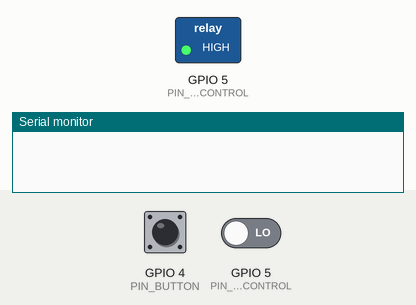
Simulated run of this program. Board: ESP32-S3. Shown: switched loads named in the program (green lamp = pin HIGH), the last lines printed to the serial monitor. The inputs (shaded band) are chosen by the test bench; at power-on: GPIO 4 (PIN_BUTTON) LOW, GPIO 5 (PIN_RELAY_CONTROL) LOW.

Above: at 1.2 s.
1.3 s: GPIO 4 (PIN_BUTTON) pulled HIGH for 3.2 s
At 5.6 s:
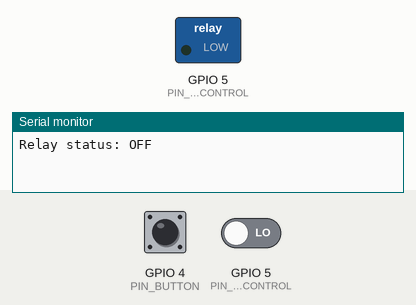
6.0 s: GPIO 5 (PIN_RELAY_CONTROL) driven HIGH
9.0 s: GPIO 4 (PIN_BUTTON) pulled HIGH for 0.15 s
At 10.3 s:
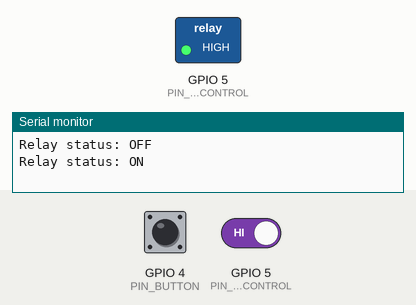
Timing chart, 0 to 12.0 s (numbered marks = the images above; inputs shaded):
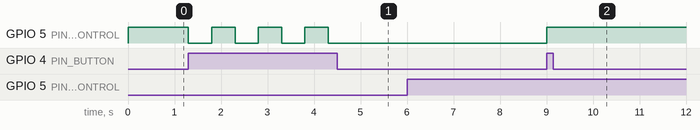

Measured:
- after the input at 1.3 s, GPIO 5 (PIN_RELAY_CONTROL): alternates HIGH for 0.50 s and LOW for 0.50 s, 7 changes in all, then stays LOW, starting at once
- after the input at 6.0 s, every drawn part: stays the same
- after the input at 9.0 s, GPIO 5 (PIN_RELAY_CONTROL): LOW → HIGH at once

The program:

main.cpp
```cpp
#include <Arduino.h>
#include <cstdint>
#include "Timer.h"
#include "Button.h"
#include "RelayControl.h"
#include "Config.h"

Button Button1(Config::PIN_BUTTON);
RelayControl Relay1(Config::PIN_RELAY_CONTROL);
Timer RelayStatusOutTimer(5000);

void RelayInterruptHandler() {
    Relay1.currentRelayStatus = !Relay1.currentRelayStatus;
}

void setup() {
    Serial.begin(115200);
    Button1.initButton();
    Relay1.initRelay();
    attachInterrupt(digitalPinToInterrupt(Config::PIN_RELAY_CONTROL), RelayInterruptHandler, CHANGE);
}

void loop() {
    if (Button1.isPressed()) {
        Relay1.setRelayStatus(RelayState::ON);
    }
    else if (!Button1.isPressed()) {
        Relay1.setRelayStatus(RelayState::OFF);
    }
    if (RelayStatusOutTimer.isReady()) {
        Serial.print("Relay status: ");
        if (Relay1.getRelayStatus()) {
            Serial.println("ON");
        }
        else if (!Relay1.getRelayStatus()) {
        Serial.println("OFF");
        }
    Serial.println("");
    }
}
```

Button.h
```cpp
#pragma once
#include <Arduino.h>

class Button {
private:
    const uint8_t pin;
    volatile bool buttonPressed;
    unsigned long lastTimeButtonTrig = 0;
public:
    Button(uint8_t pin_num);
    ~Button();
    void initButton();
    bool isPressed();
};
```

RelayControl.h
```cpp
#pragma once
#include <Arduino.h>
#include "RelayState.h"

class RelayControl {
private:
    const uint8_t pin;
public:
    RelayControl(uint8_t pin_num);
    ~RelayControl();
    void initRelay();
    void setRelayStatus(RelayState state);
    bool getRelayStatus();
    volatile bool currentRelayStatus;
};
```

RelayState.h
```cpp
#pragma once
#include <Arduino.h>

enum class RelayState : bool {
    ON = true,
    OFF = false,
};
```

Timer.h
```cpp
#pragma once
#include <Arduino.h>

class Timer {
private:
    unsigned long intervalBtwnAct;
    unsigned long milliSecFormStToLstAct;

public:

    Timer(unsigned long intervalBtwnActMS);

    ~Timer();

    bool isReady();

    void setInterval(unsigned long new_interval);

    void resetTimer();

};
```

Button.cpp
```cpp
#include "Button.h"

Button::Button(uint8_t pin_num) : pin(pin_num), buttonPressed(false) {}

Button::~Button() {
}

void Button::initButton() {
    pinMode(pin, INPUT_PULLDOWN);
}

bool Button::isPressed() {

    if (digitalRead(pin) == HIGH && (millis() - lastTimeButtonTrig) > 500) {
        buttonPressed = !buttonPressed;
        lastTimeButtonTrig = millis();
    }

    return buttonPressed;
}
```

RelayControl.cpp
```cpp
#include "RelayControl.h"

RelayControl::RelayControl(uint8_t pin_num) : pin(pin_num), currentRelayStatus(false) {
    // Constructor
}

RelayControl::~RelayControl() {
    digitalWrite(pin, HIGH);
}

void RelayControl::initRelay() {
    pinMode(pin, OUTPUT);
}

void RelayControl::setRelayStatus(RelayState state) {
    if (state == RelayState::ON) {
        digitalWrite(pin, LOW);
    }
    else if (state == RelayState::OFF) {
        digitalWrite(pin, HIGH);
    }
}

bool RelayControl::getRelayStatus() {
    return currentRelayStatus;
}
```

Timer.cpp
```cpp
#include "Timer.h"

Timer::Timer(unsigned long intervalBtwnActMS) {
    intervalBtwnAct = intervalBtwnActMS;
    milliSecFormStToLstAct = 0;
}

Timer::~Timer() {
    intervalBtwnAct = 0;
    milliSecFormStToLstAct = 0;
}

bool Timer::isReady() {
    unsigned long milliSecAfterSt = millis();

    if (milliSecAfterSt - milliSecFormStToLstAct >= intervalBtwnAct) {
        milliSecFormStToLstAct = milliSecAfterSt;
        return true;
    }

    return false;
}

void Timer::setInterval(unsigned long new_intervalBtwnAct) {
    intervalBtwnAct = new_intervalBtwnAct;
    milliSecFormStToLstAct = millis();
}

void Timer::resetTimer() {
    milliSecFormStToLstAct = millis();
}
```

Config.h
```cpp
#pragma once
#include <cstdint>

struct Config {
    static constexpr uint8_t PIN_BUTTON = 4;
    static constexpr uint8_t PIN_RELAY_CONTROL = 5;
    static constexpr uint8_t PIN_RELAY_STATUS = 6;
};
```
